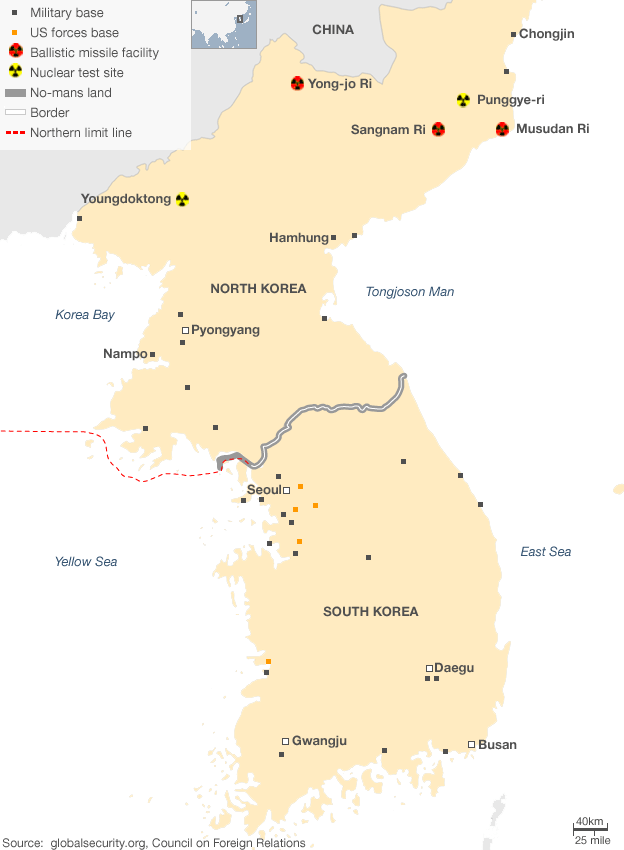
%> input picture gm_phd_realData/map_image2.bmp, 624 x 850 px
$ octave map_plot.m   (GNU Octave 9; MATLAB toolbox functions it lacks are replaced by stand-ins)
%> lines starting %> are read from the running program, lines starting %| are printed output that depends on the picture
% figure();
% hold on;
xlabel('x');
ylabel('y');
zlabel('z');
img = imread('map_image2.bmp')                                  ; % Load a sample image
%> img is the input picture: size 850x624x3 uint8; mean R, G, B 250, 242.8, 228
xImage = [124 130.6; 124 130.6]                                     ; % The x data for the image corners
yImage = [42.2 42.2; 34.1 34.1]                                     ; % The y data for the image corners
zImage = [0 0; 0 0]                                             ; % The z data for the image corners
surf(xImage,yImage,zImage,'CData',img,'FaceColor','texturemap') ; %Plot the surface
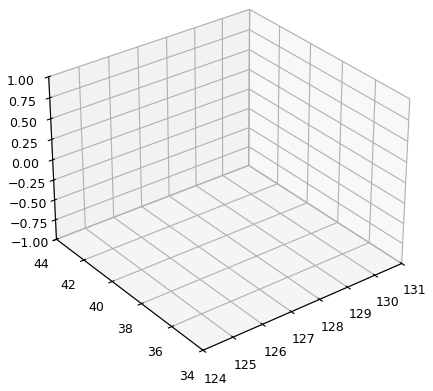
%> figure redrawn from the program's plot data


plot3(124.82,  40,  0, 'ro')            ; % Tongchangdong site
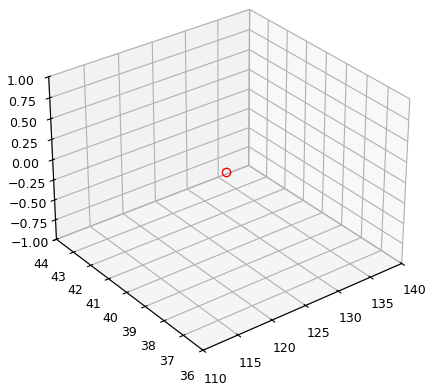
%> figure redrawn from the program's plot data
plot3(127.12,  41.4, 0, 'ro')           ; % Yongjuri site
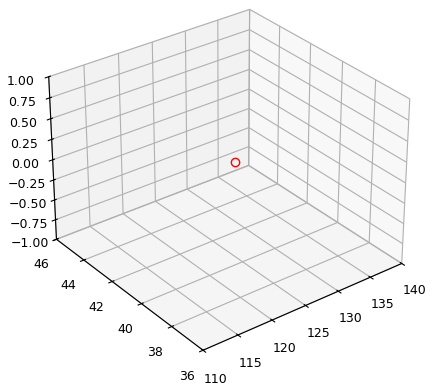
%> figure redrawn from the program's plot data
plot3(128.62, 40.95, 0, 'ro')           ; % Sangnamri site
plot3(129.32, 40.95, 0, 'ro')           ; % Musudanri site


plot3(126.96, 37.53, 0, 'bo')           ; % seoul
plot3(127.38, 36.35, 0, 'bo')           ; % daejeon
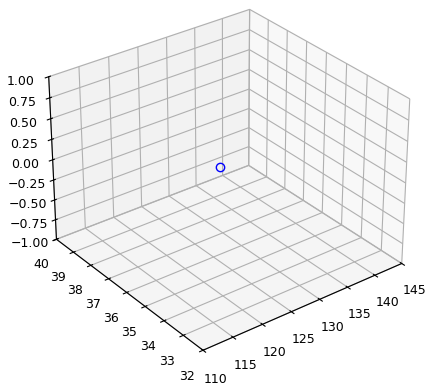
%> figure redrawn from the program's plot data
plot3(127.92, 37.34, 0, 'bo')           ; % wonju
plot3(128.6,  35.87, 0, 'bo')           ; % daegu
plot3(126.9,  35.16, 0, 'bo')           ; % gwangju
plot3(129.08, 35.18, 0, 'bo')           ; % busan


airportPostion = [ 125+0.85   125+0.85  124.7+0.85  124.6+0.85  125.1+0.85  125.4+0.85  123.9+0.85   125+0.85  124.5+0.85  124.5+0.85  126.7+0.85  126.5+0.85  126.6+0.85  126.7+0.85  126.3+0.85  127+0.85  126.8+0.85  128.3+0.85  128.6+0.85  128.7+0.85  127.5+0.85  127.7+0.85  125.8+0.85  126.5+0.85  127.3+0.85;
                  38.9  39.2   38.8   38.1   38.5   38.1     40  39.8   39.8     40   39.1   39.3   39.4   38.6   38.6   40   39.9     41   41.5   41.8   41.5     42   41.3   40.3   40.7];
for i = 1:1:length(airportPostion)
    plot3(airportPostion(1,i),airportPostion(2,i),0,'go');
end
